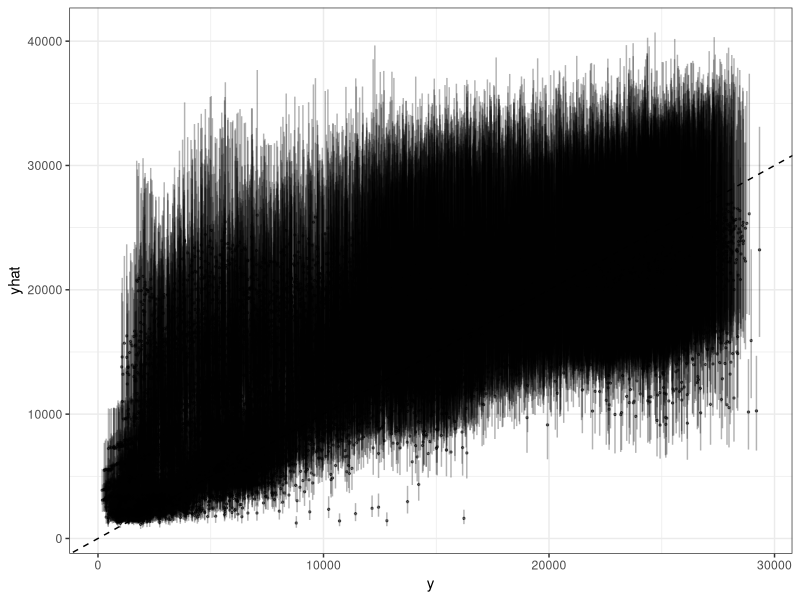

This figure's R source:
#### Resultados modelo 1:

library(tidyverse)
library(data.table)


datos <- fread("Datos/df_prophet_prediccion.csv")


datos

plot.validacion <- datos %>%
  ggplot(aes(x = y, y = yhat, ymin = yhat_lower, ymax = yhat_upper)) +
  geom_point(alpha = 0.5, size = 0.5)+
  geom_errorbar(alpha = 0.3, width = 1) +
  geom_abline(slope = 1, intercept = c(0, 0), linetype = "dashed") +
  theme_bw()

ggsave("Figuras/Modelo_1/Validacion_2.png", width = 10, height = 6)
